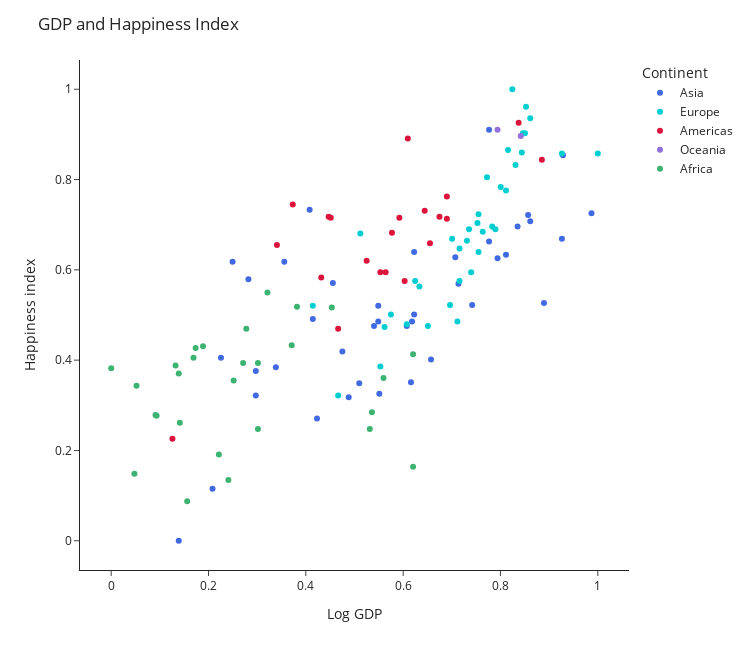

Write notebook code for a chart like this one.
### Code cell
GDP = df_2017N_v3["Log GDP"]
HI = df_2017N_v3["Happiness index"]
color = ["royalblue","darkturquoise","crimson", "mediumpurple","mediumseagreen"]


#scatter plot
fig_Q2a_1 = px.scatter(df_2017N_v3, GDP, HI, hover_name="Country name"
           ,template="simple_white",color_discrete_sequence=color, color="Continent")


#update layout
fig_Q2a_1.update_layout(title_text="GDP and Happiness Index"
                      #,annotations= [dict(x=0.05, y=1, text=line_eq, showarrow = False)]
                      ,width=750, height=650
                     )


fig_Q2a_1.show()

### Figure 1 — Plotly figure (JSON) as saved in the notebook; plotly's stock layout.template omitted (floating-point values rounded to 4 significant figures)
{"data": [{"hovertemplate": "<b>%{hovertext}</b><br><br>Continent=Asia<br>Log GDP=%{x}<br>Happiness index=%{y}<extra></extra>", "hovertext": ["Afghanistan", "Armenia", "Azerbaijan", "Bahrain", "Bangladesh", "Cambodia", "China", "Cyprus", "Georgia", "Hong Kong S.A.R. of China", "India", "Indonesia", "Iran", "Iraq", "Israel", "Japan", "Jordan", "Kazakhstan", "Kuwait", "Kyrgyzstan", "Lebanon", "Malaysia", "Mongolia", "Nepal", "Pakistan", "Palestinian Territories", "Philippines", "Russia", "Saudi Arabia", "Singapore", "South Korea", "Sri Lanka", "Taiwan", "Tajikistan", "Thailand", "Turkmenistan", "United Arab Emirates", "Uzbekistan", "Vietnam", "Yemen"], "legendgroup": "Asia", "marker": {"color": "royalblue", "symbol": "circle"}, "mode": "markers", "name": "Asia", "orientation": "v", "showlegend": true, "type": "scatter", "x": [0.1388, 0.4881, 0.6182, 0.8351, 0.2972, 0.2972, 0.6074, 0.7766, 0.5098, 0.8894, 0.423, 0.5401, 0.6573, 0.6161, 0.7766, 0.8113, 0.4751, 0.7072, 0.9262, 0.282, 0.5488, 0.7419, 0.5488, 0.2256, 0.3557, 0.3384, 0.4555, 0.7137, 0.8612, 0.987, 0.7939, 0.551, 0.8568, 0.2495, 0.6226, 0.6226, 0.9284, 0.4078, 0.4143, 0.2082], "xaxis": "x", "y": [0, 0.3177, 0.4854, 0.6959, 0.3216, 0.3762, 0.4756, 0.6628, 0.3489, 0.5263, 0.271, 0.4756, 0.4016, 0.3509, 0.9103, 0.6335, 0.4191, 0.6277, 0.6686, 0.5789, 0.4854, 0.5224, 0.5205, 0.4055, 0.6179, 0.384, 0.5712, 0.5692, 0.7076, 0.7251, 0.6257, 0.3255, 0.7212, 0.6179, 0.6394, 0.501, 0.8538, 0.7329, 0.4912, 0.115], "yaxis": "y"}, {"hovertemplate": "<b>%{hovertext}</b><br><br>Continent=Europe<br>Log GDP=%{x}<br>Happiness index=%{y}<extra></extra>", "hovertext": ["Albania", "Austria", "Belarus", "Belgium", "Bosnia and Herzegovina", "Bulgaria", "Croatia", "Czech Republic", "Denmark", "Estonia", "Finland", "France", "Germany", "Greece", "Hungary", "Ireland", "Italy", "Kosovo", "Latvia", "Lithuania", "Luxembourg", "Macedonia", "Malta", "Moldova", "Montenegro", "Netherlands", "Poland", "Portugal", "Romania", "Serbia", "Slovakia", "Slovenia", "Spain", "Sweden", "Turkey", "Ukraine", "United Kingdom"], "legendgroup": "Europe", "marker": {"color": "darkturquoise", "symbol": "circle"}, "mode": "markers", "name": "Europe", "orientation": "v", "showlegend": true, "type": "scatter", "x": [0.5531, 0.846, 0.6334, 0.8308, 0.5618, 0.6508, 0.6963, 0.7722, 0.8525, 0.7549, 0.8243, 0.8113, 0.8438, 0.7115, 0.731, 0.9262, 0.7896, 0.5119, 0.7158, 0.7527, 1, 0.5748, 0.8004, 0.4143, 0.6247, 0.8612, 0.7354, 0.7397, 0.7007, 0.6074, 0.7549, 0.7636, 0.7831, 0.8503, 0.7158, 0.4664, 0.8156], "xaxis": "x", "y": [0.386, 0.9025, 0.5634, 0.8324, 0.4737, 0.4756, 0.5224, 0.8051, 0.961, 0.6394, 1, 0.7758, 0.8596, 0.4854, 0.6647, 0.8577, 0.6901, 0.6803, 0.6472, 0.7037, 0.8577, 0.501, 0.7836, 0.5205, 0.575, 0.9357, 0.6901, 0.5945, 0.6686, 0.4795, 0.7232, 0.6842, 0.6959, 0.9025, 0.575, 0.3216, 0.8655], "yaxis": "y"}, {"hovertemplate": "<b>%{hovertext}</b><br><br>Continent=Americas<br>Log GDP=%{x}<br>Happiness index=%{y}<extra></extra>", "hovertext": ["Argentina", "Bolivia", "Brazil", "Canada", "Chile", "Colombia", "Costa Rica", "Dominican Republic", "Ecuador", "El Salvador", "Guatemala", "Haiti", "Honduras", "Mexico", "Nicaragua", "Panama", "Paraguay", "Peru", "United States", "Uruguay", "Venezuela"], "legendgroup": "Americas", "marker": {"color": "crimson", "symbol": "circle"}, "mode": "markers", "name": "Americas", "orientation": "v", "showlegend": true, "type": "scatter", "x": [0.6551, 0.4317, 0.5922, 0.8373, 0.6898, 0.577, 0.6095, 0.603, 0.5249, 0.4469, 0.4512, 0.1258, 0.3406, 0.6443, 0.3731, 0.6898, 0.5531, 0.564, 0.885, 0.6746, 0.4664], "xaxis": "x", "y": [0.6589, 0.5828, 0.7154, 0.9259, 0.7135, 0.6823, 0.8908, 0.575, 0.6199, 0.7173, 0.7154, 0.2261, 0.655, 0.731, 0.7446, 0.7622, 0.5945, 0.5945, 0.8441, 0.7173, 0.4698], "yaxis": "y"}, {"hovertemplate": "<b>%{hovertext}</b><br><br>Continent=Oceania<br>Log GDP=%{x}<br>Happiness index=%{y}<extra></extra>", "hovertext": ["Australia", "New Zealand"], "legendgroup": "Oceania", "marker": {"color": "mediumpurple", "symbol": "circle"}, "mode": "markers", "name": "Oceania", "orientation": "v", "showlegend": true, "type": "scatter", "x": [0.8416, 0.7939], "xaxis": "x", "y": [0.8967, 0.9103], "yaxis": "y"}, {"hovertemplate": "<b>%{hovertext}</b><br><br>Continent=Africa<br>Log GDP=%{x}<br>Happiness index=%{y}<extra></extra>", "hovertext": ["Benin", "Botswana", "Burkina Faso", "Cameroon", "Chad", "Congo (Brazzaville)", "Egypt", "Gabon", "Ghana", "Guinea", "Kenya", "Liberia", "Madagascar", "Malawi", "Mali", "Mauritania", "Morocco", "Niger", "Nigeria", "Rwanda", "Senegal", "Sierra Leone", "South Africa", "Tanzania", "Tunisia", "Uganda", "Zambia", "Zimbabwe"], "legendgroup": "Africa", "marker": {"color": "mediumseagreen", "symbol": "circle"}, "mode": "markers", "name": "Africa", "orientation": "v", "showlegend": true, "type": "scatter", "x": [0.1735, 0.6204, 0.1323, 0.2777, 0.1388, 0.3709, 0.5315, 0.6204, 0.321, 0.1887, 0.2516, 0.05206, 0.09328, 0.04772, 0.1692, 0.3015, 0.4534, 0, 0.3818, 0.1562, 0.2711, 0.09111, 0.5597, 0.2408, 0.5358, 0.141, 0.3015, 0.2213], "xaxis": "x", "y": [0.4269, 0.1637, 0.3879, 0.4698, 0.3704, 0.4327, 0.2476, 0.4133, 0.5497, 0.4308, 0.3548, 0.3431, 0.2768, 0.1481, 0.4055, 0.3938, 0.5166, 0.3821, 0.5185, 0.08772, 0.3938, 0.2788, 0.3606, 0.1345, 0.2846, 0.2612, 0.2476, 0.191], "yaxis": "y"}], "layout": {"height": 650, "legend": {"title": {"text": "Continent"}, "tracegroupgap": 0}, "margin": {"t": 60}, "title": {"text": "GDP and Happiness Index"}, "width": 750, "xaxis": {"anchor": "y", "domain": [0, 1], "title": {"text": "Log GDP"}}, "yaxis": {"anchor": "x", "domain": [0, 1], "title": {"text": "Happiness index"}}}}
